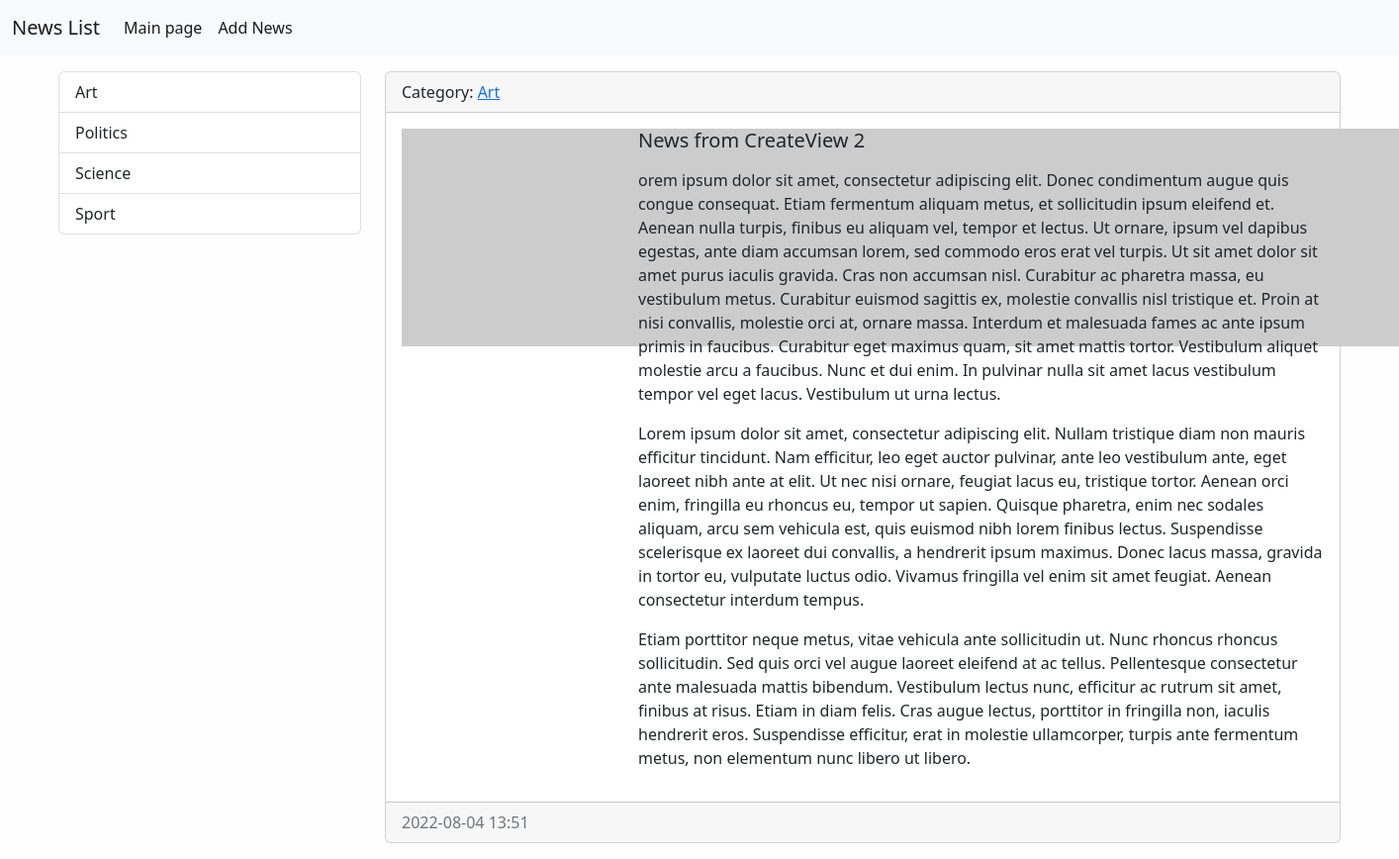
The app's page /news/13/ with its own data.
### news/models.py (models this page shows, shortened)
class Category(models.Model):
    title = models.CharField(max_length=150, db_index=True)
    def get_absolute_url(self):
        return reverse('category', kwargs={"category_id": self.pk})
    class Meta:
        verbose_name = 'Category'
        verbose_name_plural = 'Categories'
        ordering = ['title']

class News(models.Model):
    title = models.CharField(max_length=150)
    content = models.TextField(blank=True)
    created_at = models.DateTimeField(auto_now_add=True)
    updated_at = models.DateTimeField(auto_now=True)
    photo = models.ImageField(upload_to='photos/%Y/%m/%d/', blank='True')
    is_published = models.BooleanField(default=True)
    category = models.ForeignKey('Category', on_delete=models.PROTECT)
    class Meta:
        verbose_name = 'News'
        verbose_name_plural = 'News'
        ordering = ['-created_at', '-title']

### news/views.py (the view)
# urls.py: path('news/<int:pk>/', ViewNews.as_view(), name='view_news'),
class ViewNews(DetailView):
    model = News
    context_object_name = "news_item"

### news/templatetags/news_tags.py (called while the page is built)
@register.inclusion_tag('news/list_categories.html')
def show_categories():
    categories = Category.objects.all()
    return {"categories": categories}

### news/templates/news/news_detail.html (shortened to what this page needs)
{% extends 'base.html' %}
{% block sidebar %}
{% include 'inc/_sidebar.html' %}
{% endblock %}
{% block content %}
<div class="card mb-3">
    <div class="card-header">
        Category: <a href="{{ object.category.get_absolute_url }}">{{ object.category.title }}</a>
    </div>
    <div class="card-body">
        <div class="row">
            <div class="col-md-3 float-left">
                {% if item.photo %}
                <img src="{{ news_item.photo.url }}" alt="" width="220" class="float-left mr-3">
                {% else %}
                <img src="https://picsum.photos/id/1060/220/200/?blur=2" alt="" class="float-left mr-3">
                {% endif %}
            </div>
            <div class="col">
                <h5 class="float-left card-title">{{ news_item.title }}</h5>
                <p class="float-left card-text">{{ news_item.content|linebreaks }}</p>
            </div>
        </div>
    </div>
    <div class="card-footer text-muted">
        {{ news_item.created_at|date:"Y-m-d H:i" }}
    </div>
</div>
{% endblock %}

### news/templates/news/list_categories.html
<div class="list-group">
    {% for item in categories %}
    <a href="{{ item.get_absolute_url }}" class="list-group-item list-group-item-action">{{ item.title }}</a>
    {% endfor %}
</div>

### mysite/static/css/style.css (style rules this page uses)
body { background-color: #fefefe; }

### records on screen
Category: title "Art"
Category: title "Politics"
Category: title "Science"
Category: title "Sport"
News: category "Art", title "News from CreateView 2", content "orem ipsum dolor sit amet, consectetur adipiscing elit. Donec condimentum augue quis congue consequat. Etiam fermentum aliquam metus, et sollicitudin ipsum eleifend et. Aenean nulla turpis, finibus eu aliquam vel, tempor et lectus. Ut ornare, ipsum vel dapibus egestas, ante diam accumsan lorem, sed commodo eros erat vel turpis. Ut sit amet dolor sit amet purus iaculis gravida. Cras non accumsan nisl. Curabitur ac pharetra massa, eu vestibulum metus. Curabitur euismod sagittis ex, molestie convallis nisl tristique et. Proin at nisi convallis, molestie orci at, ornare massa. Interdum et malesuada fames ac ante ipsum primis in faucibus. Curabitur eget maximus quam, sit amet mattis tortor.…", created_at "2022-08-04 13:51"
